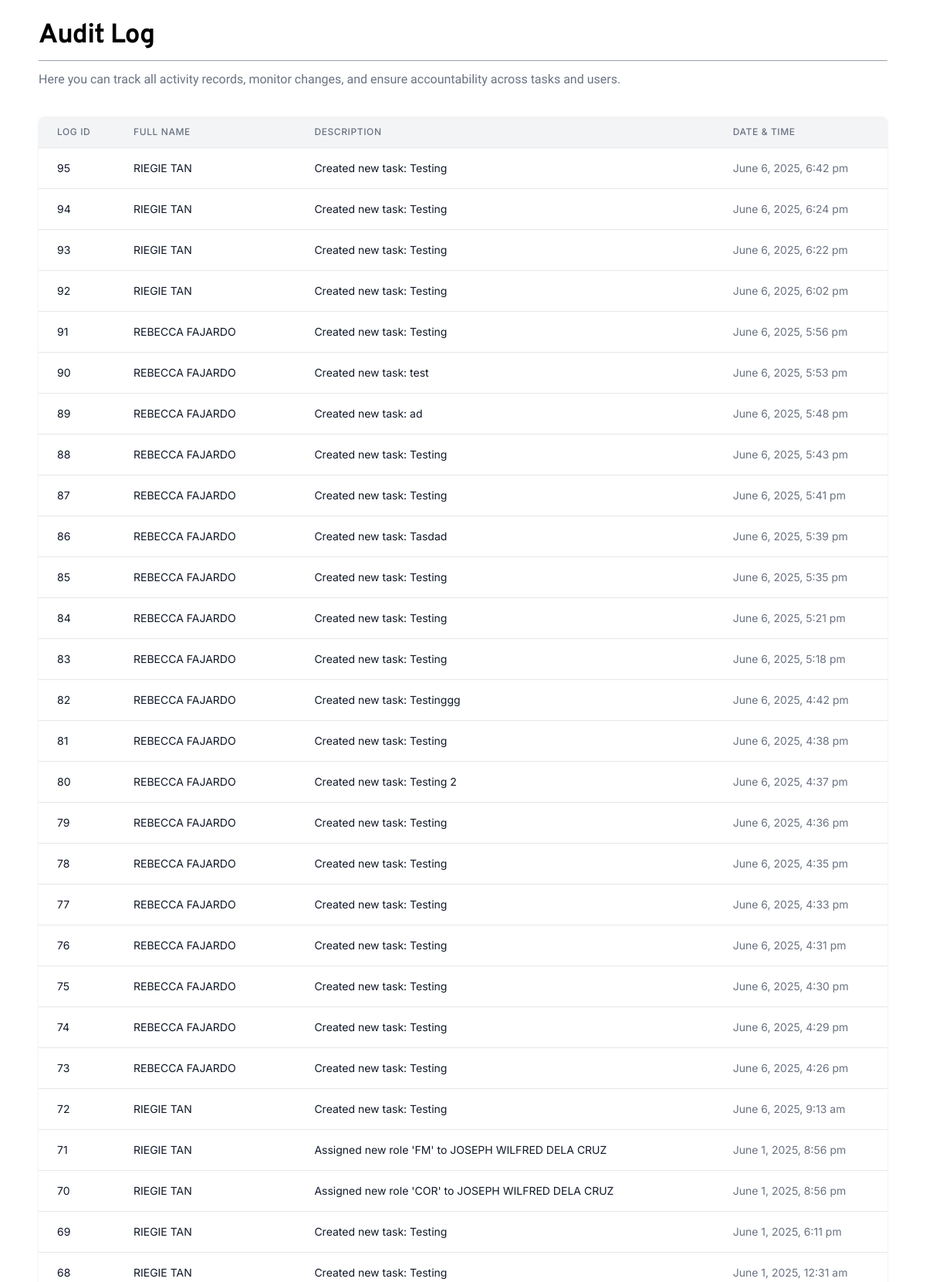
The app's page /main/auditlog/audit_log_frame.php (signed in, upper part) with its own data.
### tables this page shows
CREATE TABLE `auditlog` (
  `AuditLogID` int(11) NOT NULL AUTO_INCREMENT,
  `FacultyID` int(11) DEFAULT NULL,
  `PersonnelID` int(11) DEFAULT NULL,
  `FullName` varchar(100) NOT NULL,
  `Description` text NOT NULL,
  `LogDateTime` datetime NOT NULL DEFAULT current_timestamp(),
  PRIMARY KEY (`AuditLogID`),
  KEY `FacultyID` (`FacultyID`),
  KEY `PersonnelID` (`PersonnelID`),
  CONSTRAINT `fk_auditlog_faculty` FOREIGN KEY (`FacultyID`) REFERENCES `faculties` (`FacultyID`) ON DELETE SET NULL,
  CONSTRAINT `fk_auditlog_personnel` FOREIGN KEY (`PersonnelID`) REFERENCES `personnel` (`PersonnelID`) ON DELETE SET NULL
);

### main/auditlog/audit_log_frame.php (the view, shortened to what this page needs)
<?php
$conn = new mysqli("localhost", "root", "", "cms");
$accountID = $_SESSION['AccountID'];
$sql = "SELECT personnel.FacultyID, faculties.Faculty
        FROM personnel
        JOIN faculties ON personnel.FacultyID = faculties.FacultyID
        WHERE personnel.AccountID = ?";
$stmt = $conn->prepare($sql);
$stmt->bind_param("i", $accountID);
$stmt->execute();
$result = $stmt->get_result();
if ($result && $result->num_rows > 0) {
    $row = $result->fetch_assoc();
    $facultyID = $row['FacultyID'];
} else {
    $facultyName = "No Faculty Assigned";
}
$auditLogs = [];
if (!empty($facultyID)) {
    $logQuery = "SELECT AuditLogID, FullName, Description, LogDateTime
             FROM auditlog
             WHERE FacultyID = ?
             ORDER BY LogDateTime DESC";
    $logStmt = $conn->prepare($logQuery);
    $logStmt->bind_param("i", $facultyID);
    $logStmt->execute();
    $logResult = $logStmt->get_result();
    while ($logRow = $logResult->fetch_assoc()) {
        $auditLogs[] = $logRow;
    }
}
?>
<!DOCTYPE html>
<html lang="en">
<head>
    <link href="../../src/tailwind/output.css" rel="stylesheet" />
</head>
<body>
<div class="flex-1 flex flex-col px-[50px] pt-[15px] overflow-y-auto pb-[100px]">
    <h1 class="py-[5px] text-[35px] tracking-tight font-overpass font-bold">Audit Log</h1>
    <hr class="border-gray-400">
    <p class="text-gray-500 mt-3 mb-5 font-onest">
    Here you can track all activity records, monitor changes, and ensure accountability across tasks and users.
    </p>
    <div class="w-full overflow-auto bg-white shadow rounded-lg mt-4">
    <table class="min-w-full divide-y divide-gray-200">
        <thead class="bg-gray-100">
            <tr>
                <th class="px-6 py-3 text-left text-xs font-medium text-gray-500 uppercase tracking-wider">Log ID</th>
                <th class="px-6 py-3 text-left text-xs font-medium text-gray-500 uppercase tracking-wider">Full Name</th>
                <th class="px-6 py-3 text-left text-xs font-medium text-gray-500 uppercase tracking-wider">Description</th>
                <th class="px-6 py-3 text-left text-xs font-medium text-gray-500 uppercase tracking-wider">Date & Time</th>
            </tr>
        </thead>
        <tbody class="bg-white divide-y divide-gray-200">
            <?php if (!empty($auditLogs)): ?>
                <?php foreach ($auditLogs as $log): ?>
                    <tr>
                        <td class="px-6 py-4 text-sm text-gray-900"><?php echo $log['AuditLogID']; ?></td>
                        <td class="px-6 py-4 text-sm text-gray-900"><?php echo htmlspecialchars($log['FullName']); ?></td>
                        <td class="px-6 py-4 text-sm text-gray-900"><?php echo htmlspecialchars($log['Description']); ?></td>
                        <td class="px-6 py-4 text-sm text-gray-500"><?php echo date('F j, Y, g:i a', strtotime($log['LogDateTime'])); ?></td>
                    </tr>
                <?php endforeach; ?>
            <?php else: ?>
                <tr>
                    <td colspan="4" class="px-6 py-4 text-center text-sm text-gray-500">No audit log entries found for this faculty.</td>
                </tr>
            <?php endif; ?>
        </tbody>
    </table>
</div>
    </div>
</body>
</html>

### main/auditlog/audit_log_frame.php (style rules this page uses)
body { font-family: 'Inter', sans-serif; }
.font-overpass { font-family: 'Overpass', sans-serif; }
.font-onest { font-family: 'Onest', sans-serif; }

### records on screen
auditlog: AuditLogID "95", FullName "RIEGIE TAN", Description "Created new task: Testing", LogDateTime "June 6, 2025, 6:42 pm"
auditlog: AuditLogID "94", FullName "RIEGIE TAN", Description "Created new task: Testing", LogDateTime "June 6, 2025, 6:24 pm"
auditlog: AuditLogID "93", FullName "RIEGIE TAN", Description "Created new task: Testing", LogDateTime "June 6, 2025, 6:22 pm"
auditlog: AuditLogID "92", FullName "RIEGIE TAN", Description "Created new task: Testing", LogDateTime "June 6, 2025, 6:02 pm"
auditlog: AuditLogID "91", FullName "REBECCA FAJARDO", Description "Created new task: Testing", LogDateTime "June 6, 2025, 5:56 pm"
auditlog: AuditLogID "90", FullName "REBECCA FAJARDO", Description "Created new task: test", LogDateTime "June 6, 2025, 5:53 pm"
auditlog: AuditLogID "89", FullName "REBECCA FAJARDO", Description "Created new task: ad", LogDateTime "June 6, 2025, 5:48 pm"
auditlog: AuditLogID "88", FullName "REBECCA FAJARDO", Description "Created new task: Testing", LogDateTime "June 6, 2025, 5:43 pm"
auditlog: AuditLogID "87", FullName "REBECCA FAJARDO", Description "Created new task: Testing", LogDateTime "June 6, 2025, 5:41 pm"
auditlog: AuditLogID "86", FullName "REBECCA FAJARDO", Description "Created new task: Tasdad", LogDateTime "June 6, 2025, 5:39 pm"
auditlog: AuditLogID "85", FullName "REBECCA FAJARDO", Description "Created new task: Testing", LogDateTime "June 6, 2025, 5:35 pm"
auditlog: AuditLogID "84", FullName "REBECCA FAJARDO", Description "Created new task: Testing", LogDateTime "June 6, 2025, 5:21 pm"
auditlog: AuditLogID "83", FullName "REBECCA FAJARDO", Description "Created new task: Testing", LogDateTime "June 6, 2025, 5:18 pm"
auditlog: AuditLogID "82", FullName "REBECCA FAJARDO", Description "Created new task: Testinggg", LogDateTime "June 6, 2025, 4:42 pm"
auditlog: AuditLogID "81", FullName "REBECCA FAJARDO", Description "Created new task: Testing", LogDateTime "June 6, 2025, 4:38 pm"
auditlog: AuditLogID "80", FullName "REBECCA FAJARDO", Description "Created new task: Testing 2", LogDateTime "June 6, 2025, 4:37 pm"
auditlog: AuditLogID "79", FullName "REBECCA FAJARDO", Description "Created new task: Testing", LogDateTime "June 6, 2025, 4:36 pm"
auditlog: AuditLogID "78", FullName "REBECCA FAJARDO", Description "Created new task: Testing", LogDateTime "June 6, 2025, 4:35 pm"
auditlog: AuditLogID "77", FullName "REBECCA FAJARDO", Description "Created new task: Testing", LogDateTime "June 6, 2025, 4:33 pm"
auditlog: AuditLogID "76", FullName "REBECCA FAJARDO", Description "Created new task: Testing", LogDateTime "June 6, 2025, 4:31 pm"
auditlog: AuditLogID "75", FullName "REBECCA FAJARDO", Description "Created new task: Testing", LogDateTime "June 6, 2025, 4:30 pm"
auditlog: AuditLogID "74", FullName "REBECCA FAJARDO", Description "Created new task: Testing", LogDateTime "June 6, 2025, 4:29 pm"
auditlog: AuditLogID "73", FullName "REBECCA FAJARDO", Description "Created new task: Testing", LogDateTime "June 6, 2025, 4:26 pm"
auditlog: AuditLogID "72", FullName "RIEGIE TAN", Description "Created new task: Testing", LogDateTime "June 6, 2025, 9:13 am"
auditlog: AuditLogID "71", FullName "RIEGIE TAN", Description "Assigned new role 'FM' to JOSEPH WILFRED DELA CRUZ", LogDateTime "June 1, 2025, 8:56 pm"
auditlog: AuditLogID "70", FullName "RIEGIE TAN", Description "Assigned new role 'COR' to JOSEPH WILFRED DELA CRUZ", LogDateTime "June 1, 2025, 8:56 pm"
auditlog: AuditLogID "69", FullName "RIEGIE TAN", Description "Created new task: Testing", LogDateTime "June 1, 2025, 6:11 pm"
auditlog: AuditLogID "68", FullName "RIEGIE TAN", Description "Created new task: Testing", LogDateTime "June 1, 2025, 12:31 am"
